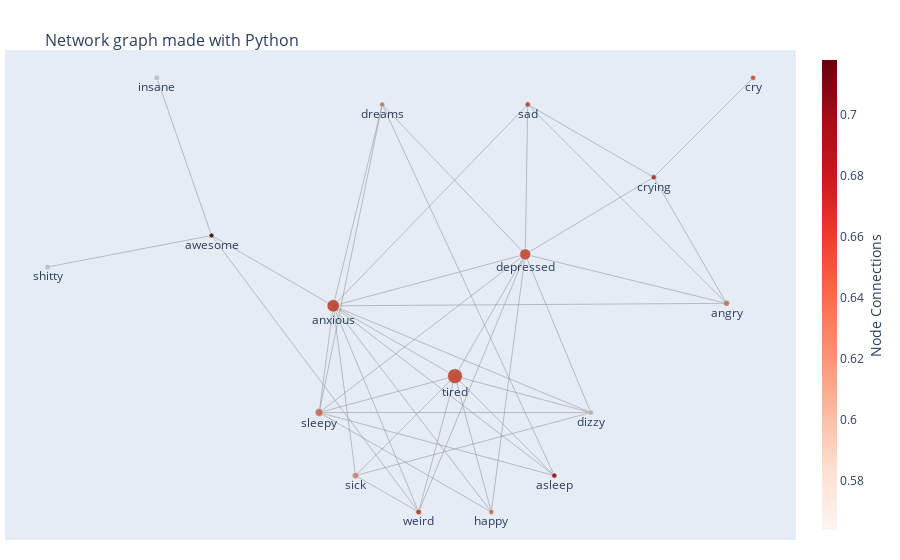

Source (notebook cell):
### Code cell
edgeList, nodeList, nodeValues, nodeCount, nodeText, nodeSize = getGraphComponents(graph)

G=nx.Graph()

G.add_nodes_from(nodeList)
G.add_edges_from(edgeList)

edge_trace, node_trace1, node_trace = getPlotlyComponents(G, nodeList, nodeSize, nodeValues, nodeText)


fig = go.Figure(data=[edge_trace, node_trace1, node_trace],
     layout=go.Layout(
        title='<br>Network graph made with Python',
        titlefont_size=16,
        showlegend=False,
        hovermode='closest',
        margin=dict(b=20,l=5,r=5,t=50),

        xaxis=dict(showgrid=False, zeroline=False, showticklabels=False),
        yaxis=dict(showgrid=False, zeroline=False, showticklabels=False))
        )

fig.show()

### Figure 1 — Plotly figure (JSON) as saved in the notebook; plotly's stock layout.template omitted (floating-point values rounded to 4 significant figures)
{"data": [{"hoverinfo": "none", "line": {"color": "#888", "width": 0.5}, "mode": "lines", "type": "scatter", "x": [239.2, 275.2, null, 239.2, 176.8, null, 239.2, 169.6, null, 239.2, 188.3, null, 239.2, 220.6, null, 239.2, 257.8, null, 239.2, 290.1, null, 239.2, 308.7, null, 275.2, 176.8, null, 275.2, 378.3, null, 275.2, 220.6, null, 275.2, 169.6, null, 275.2, 257.8, null, 275.2, 308.7, null, 275.2, 341.0, null, 275.2, 276.5, null, 275.2, 201.9, null, 176.8, 378.3, null, 176.8, 257.8, null, 176.8, 169.6, null, 176.8, 188.3, null, 176.8, 220.6, null, 176.8, 290.1, null, 176.8, 308.7, null, 176.8, 276.5, null, 176.8, 114.5, null, 176.8, 201.9, null, 169.6, 290.1, null, 169.6, 257.8, null, 169.6, 308.7, null, 169.6, 201.9, null, 188.3, 308.7, null, 188.3, 220.6, null, 378.3, 341.0, null, 378.3, 276.5, null, 220.6, 114.5, null, 290.1, 201.9, null, 341.0, 276.5, null, 341.0, 391.9, null, 114.5, 86.45, null, 114.5, 30.55, null], "y": [87.55, 149.9, null, 87.55, 123.5, null, 87.55, 68.91, null, 87.55, 36.63, null, 87.55, 18, null, 87.55, 18, null, 87.55, 36.63, null, 87.55, 68.91, null, 149.9, 123.5, null, 149.9, 124.8, null, 149.9, 18, null, 149.9, 68.91, null, 149.9, 18, null, 149.9, 68.91, null, 149.9, 189.4, null, 149.9, 226.6, null, 149.9, 226.6, null, 123.5, 124.8, null, 123.5, 18, null, 123.5, 68.91, null, 123.5, 36.63, null, 123.5, 18, null, 123.5, 36.63, null, 123.5, 68.91, null, 123.5, 226.6, null, 123.5, 159.6, null, 123.5, 226.6, null, 68.91, 36.63, null, 68.91, 18, null, 68.91, 68.91, null, 68.91, 226.6, null, 36.63, 68.91, null, 36.63, 18, null, 124.8, 189.4, null, 124.8, 226.6, null, 18, 159.6, null, 36.63, 226.6, null, 189.4, 226.6, null, 189.4, 240.3, null, 159.6, 240.3, null, 159.6, 143.4, null]}, {"marker": {"color": [], "colorscale": [[0, "rgb(255,255,217)"], [0.125, "rgb(237,248,177)"], [0.25, "rgb(199,233,180)"], [0.375, "rgb(127,205,187)"], [0.5, "rgb(65,182,196)"], [0.625, "rgb(29,145,192)"], [0.75, "rgb(34,94,168)"], [0.875, "rgb(37,52,148)"], [1, "rgb(8,29,88)"]], "line": {"width": 0}, "reversescale": true, "showscale": false, "size": [15, 11.13, 12.42, 7.903, 6.29, 5.968, 5.645, 5, 5.323, 5, 5.323, 5.323, 5, 5, 5.323, 5, 5]}, "mode": "markers+text", "text": ["tired", "depressed", "anxious", "sleepy", "sick", "angry", "weird", "happy", "asleep", "dizzy", "crying", "sad", "awesome", "dreams", "cry", "insane", "shitty"], "textposition": "bottom center", "type": "scatter", "x": [239.2, 275.2, 176.8, 169.6, 188.3, 378.3, 220.6, 257.8, 290.1, 308.7, 341.0, 276.5, 114.5, 201.9, 391.9, 86.45, 30.55], "y": [87.55, 149.9, 123.5, 68.91, 36.63, 124.8, 18, 18, 36.63, 68.91, 189.4, 226.6, 159.6, 226.6, 240.3, 240.3, 143.4]}, {"hoverinfo": "text", "marker": {"color": [0.647, 0.643, 0.649, 0.624, 0.608, 0.623, 0.655, 0.628, 0.688, 0.585, 0.66, 0.65, 0.718, 0.619, 0.64, 0.565, 0.564], "colorbar": {"thickness": 15, "title": {"side": "right", "text": "Node Connections"}, "xanchor": "left"}, "colorscale": [[0, "rgb(255,245,240)"], [0.125, "rgb(254,224,210)"], [0.25, "rgb(252,187,161)"], [0.375, "rgb(252,146,114)"], [0.5, "rgb(251,106,74)"], [0.625, "rgb(239,59,44)"], [0.75, "rgb(203,24,29)"], [0.875, "rgb(165,15,21)"], [1, "rgb(103,0,13)"]], "line": {"width": 1}, "reversescale": false, "showscale": true, "size": [15, 11.13, 12.42, 7.903, 6.29, 5.968, 5.645, 5, 5.323, 5, 5.323, 5.323, 5, 5, 5.323, 5, 5]}, "mode": "markers", "text": ["tired <br>Count : 32 <br>Score : 0.647", "depressed <br>Count : 20 <br>Score : 0.643", "anxious <br>Count : 24 <br>Score : 0.649", "sleepy <br>Count : 10 <br>Score : 0.624", "sick <br>Count : 5 <br>Score : 0.608", "angry <br>Count : 4 <br>Score : 0.623", "weird <br>Count : 3 <br>Score : 0.655", "happy <br>Count : 1 <br>Score : 0.628", "asleep <br>Count : 2 <br>Score : 0.688", "dizzy <br>Count : 1 <br>Score : 0.585", "crying <br>Count : 2 <br>Score : 0.66", "sad <br>Count : 2 <br>Score : 0.65", "awesome <br>Count : 1 <br>Score : 0.718", "dreams <br>Count : 1 <br>Score : 0.619", "cry <br>Count : 2 <br>Score : 0.64", "insane <br>Count : 1 <br>Score : 0.565", "shitty <br>Count : 1 <br>Score : 0.564"], "type": "scatter", "x": [239.2, 275.2, 176.8, 169.6, 188.3, 378.3, 220.6, 257.8, 290.1, 308.7, 341.0, 276.5, 114.5, 201.9, 391.9, 86.45, 30.55], "y": [87.55, 149.9, 123.5, 68.91, 36.63, 124.8, 18, 18, 36.63, 68.91, 189.4, 226.6, 159.6, 226.6, 240.3, 240.3, 143.4]}], "layout": {"hovermode": "closest", "margin": {"b": 20, "l": 5, "r": 5, "t": 50}, "showlegend": false, "title": {"font": {"size": 16}, "text": "<br>Network graph made with Python"}, "xaxis": {"showgrid": false, "showticklabels": false, "zeroline": false}, "yaxis": {"showgrid": false, "showticklabels": false, "zeroline": false}}}
